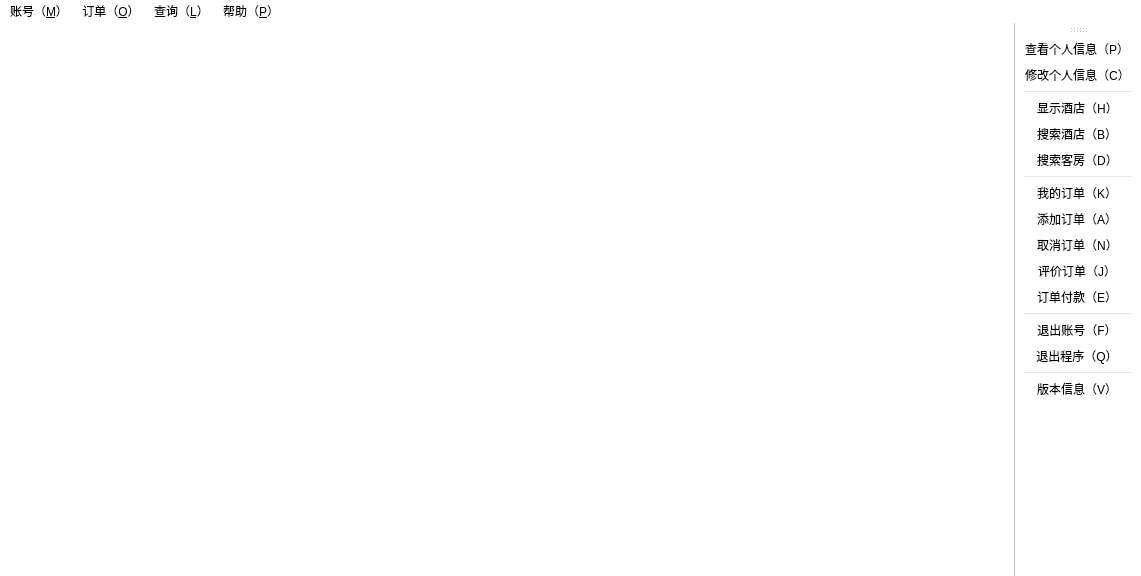
<?xml version="1.0" encoding="UTF-8"?>
<ui version="4.0">
 <class>MainWindow</class>
 <widget class="QMainWindow" name="MainWindow">
  <property name="geometry">
   <rect>
    <x>0</x>
    <y>0</y>
    <width>1141</width>
    <height>576</height>
   </rect>
  </property>
  <property name="sizePolicy">
   <sizepolicy hsizetype="Preferred" vsizetype="Preferred">
    <horstretch>0</horstretch>
    <verstretch>0</verstretch>
   </sizepolicy>
  </property>
  <property name="minimumSize">
   <size>
    <width>1141</width>
    <height>576</height>
   </size>
  </property>
  <property name="maximumSize">
   <size>
    <width>1141</width>
    <height>576</height>
   </size>
  </property>
  <property name="windowTitle">
   <string>I'm a Customer</string>
  </property>
  <property name="windowIcon">
   <iconset resource="icon.qrc">
    <normaloff>:/myimages/icon2/个人头像.png</normaloff>:/myimages/icon2/个人头像.png</iconset>
  </property>
  <property name="autoFillBackground">
   <bool>false</bool>
  </property>
  <property name="styleSheet">
   <string notr="true">background-color: rgb(255, 255, 255);
color: rgb(0, 0, 0);
font: 12pt &quot;张海山锐谐体&quot;;</string>
  </property>
  <property name="toolButtonStyle">
   <enum>Qt::ToolButtonTextBesideIcon</enum>
  </property>
  <property name="documentMode">
   <bool>false</bool>
  </property>
  <property name="tabShape">
   <enum>QTabWidget::Rounded</enum>
  </property>
  <widget class="QWidget" name="centralWidget">
   <widget class="QLabel" name="label">
    <property name="geometry">
     <rect>
      <x>0</x>
      <y>0</y>
      <width>941</width>
      <height>561</height>
     </rect>
    </property>
    <property name="text">
     <string/>
    </property>
    <property name="pixmap">
     <pixmap resource="icon.qrc">:/myimages/icon/back7.jpg</pixmap>
    </property>
    <property name="scaledContents">
     <bool>true</bool>
    </property>
   </widget>
  </widget>
  <widget class="QMenuBar" name="menuBar">
   <property name="geometry">
    <rect>
     <x>0</x>
     <y>0</y>
     <width>1141</width>
     <height>24</height>
    </rect>
   </property>
   <property name="styleSheet">
    <string notr="true">font: 10pt &quot;张海山锐谐体&quot;;
background-color: rgb(255, 255, 255);
color: rgb(0, 0, 0);</string>
   </property>
   <widget class="QMenu" name="menu_O">
    <property name="title">
     <string>账号（&amp;M）</string>
    </property>
    <addaction name="separator"/>
    <addaction name="separator"/>
    <addaction name="action_P"/>
    <addaction name="action_C"/>
    <addaction name="separator"/>
    <addaction name="action_O"/>
    <addaction name="action_Q"/>
   </widget>
   <widget class="QMenu" name="menu_O_2">
    <property name="title">
     <string>订单（&amp;O）</string>
    </property>
    <addaction name="action_K"/>
    <addaction name="separator"/>
    <addaction name="action_A"/>
    <addaction name="action_E"/>
    <addaction name="action_N"/>
    <addaction name="action_J"/>
   </widget>
   <widget class="QMenu" name="menu">
    <property name="title">
     <string>查询（&amp;L）</string>
    </property>
    <addaction name="action_H"/>
    <addaction name="separator"/>
    <addaction name="action_B"/>
    <addaction name="action_D"/>
   </widget>
   <widget class="QMenu" name="menu_P">
    <property name="title">
     <string>帮助（&amp;P）</string>
    </property>
    <addaction name="action_V"/>
   </widget>
   <addaction name="menu_O"/>
   <addaction name="menu_O_2"/>
   <addaction name="menu"/>
   <addaction name="menu_P"/>
  </widget>
  <widget class="QToolBar" name="mainToolBar">
   <property name="autoFillBackground">
    <bool>false</bool>
   </property>
   <property name="styleSheet">
    <string notr="true">font: 10pt &quot;张海山锐谐体&quot;;
background-color: rgb(255, 255, 255);
color: rgb(0, 0, 0);</string>
   </property>
   <attribute name="toolBarArea">
    <enum>RightToolBarArea</enum>
   </attribute>
   <attribute name="toolBarBreak">
    <bool>false</bool>
   </attribute>
   <addaction name="action_P"/>
   <addaction name="action_C"/>
   <addaction name="separator"/>
   <addaction name="action_H"/>
   <addaction name="action_B"/>
   <addaction name="action_D"/>
   <addaction name="separator"/>
   <addaction name="action_K"/>
   <addaction name="action_A"/>
   <addaction name="action_N"/>
   <addaction name="action_J"/>
   <addaction name="action_E"/>
   <addaction name="separator"/>
   <addaction name="action_O"/>
   <addaction name="action_Q"/>
   <addaction name="separator"/>
   <addaction name="action_V"/>
  </widget>
  <action name="actionexit">
   <property name="text">
    <string>exit</string>
   </property>
  </action>
  <action name="action_Q">
   <property name="icon">
    <iconset resource="icon.qrc">
     <normaloff>:/myimages/icon/退出.png</normaloff>:/myimages/icon/退出.png</iconset>
   </property>
   <property name="text">
    <string>退出程序（&amp;Q）</string>
   </property>
  </action>
  <action name="action_O">
   <property name="icon">
    <iconset resource="icon.qrc">
     <normaloff>:/myimages/icon2/登出.png</normaloff>:/myimages/icon2/登出.png</iconset>
   </property>
   <property name="text">
    <string>退出账号（&amp;F）</string>
   </property>
  </action>
  <action name="action_P">
   <property name="icon">
    <iconset resource="icon.qrc">
     <normaloff>:/myimages/icon/icon-id card.png</normaloff>:/myimages/icon/icon-id card.png</iconset>
   </property>
   <property name="text">
    <string>查看个人信息（&amp;P）</string>
   </property>
  </action>
  <action name="action_C">
   <property name="icon">
    <iconset resource="icon.qrc">
     <normaloff>:/myimages/icon/编辑.png</normaloff>:/myimages/icon/编辑.png</iconset>
   </property>
   <property name="text">
    <string>修改个人信息（&amp;C）...</string>
   </property>
  </action>
  <action name="action_K">
   <property name="icon">
    <iconset resource="icon.qrc">
     <normaloff>:/myimages/icon2/账单_空.png</normaloff>:/myimages/icon2/账单_空.png</iconset>
   </property>
   <property name="text">
    <string>我的订单（&amp;K）</string>
   </property>
  </action>
  <action name="action_A">
   <property name="icon">
    <iconset resource="icon.qrc">
     <normaloff>:/myimages/icon2/账单_新增.png</normaloff>:/myimages/icon2/账单_新增.png</iconset>
   </property>
   <property name="text">
    <string>添加订单（&amp;A）...</string>
   </property>
  </action>
  <action name="action_J">
   <property name="icon">
    <iconset resource="icon.qrc">
     <normaloff>:/myimages/icon2/赞.png</normaloff>:/myimages/icon2/赞.png</iconset>
   </property>
   <property name="text">
    <string>评价订单（&amp;J）...</string>
   </property>
  </action>
  <action name="action_N">
   <property name="icon">
    <iconset resource="icon.qrc">
     <normaloff>:/myimages/icon2/账单_取消.png</normaloff>:/myimages/icon2/账单_取消.png</iconset>
   </property>
   <property name="text">
    <string>取消订单（&amp;N）...</string>
   </property>
  </action>
  <action name="action_H">
   <property name="icon">
    <iconset resource="icon.qrc">
     <normaloff>:/myimages/icon/列表.png</normaloff>:/myimages/icon/列表.png</iconset>
   </property>
   <property name="text">
    <string>显示酒店（&amp;H）</string>
   </property>
  </action>
  <action name="action_B">
   <property name="icon">
    <iconset resource="icon.qrc">
     <normaloff>:/myimages/icon/酒店.png</normaloff>:/myimages/icon/酒店.png</iconset>
   </property>
   <property name="text">
    <string>搜索酒店（&amp;B）...</string>
   </property>
  </action>
  <action name="action_D">
   <property name="icon">
    <iconset resource="icon.qrc">
     <normaloff>:/myimages/icon/客房.png</normaloff>:/myimages/icon/客房.png</iconset>
   </property>
   <property name="text">
    <string>搜索客房（&amp;D）...</string>
   </property>
  </action>
  <action name="action_E">
   <property name="icon">
    <iconset resource="icon.qrc">
     <normaloff>:/myimages/icon2/签到.png</normaloff>:/myimages/icon2/签到.png</iconset>
   </property>
   <property name="text">
    <string>订单付款（&amp;E）...</string>
   </property>
  </action>
  <action name="action_V">
   <property name="icon">
    <iconset resource="icon.qrc">
     <normaloff>:/myimages/icon2/mobiletesting移动测试.png</normaloff>:/myimages/icon2/mobiletesting移动测试.png</iconset>
   </property>
   <property name="text">
    <string>版本信息（&amp;V）</string>
   </property>
  </action>
 </widget>
 <layoutdefault spacing="6" margin="11"/>
 <resources>
  <include location="icon.qrc"/>
 </resources>
 <connections/>
</ui>
